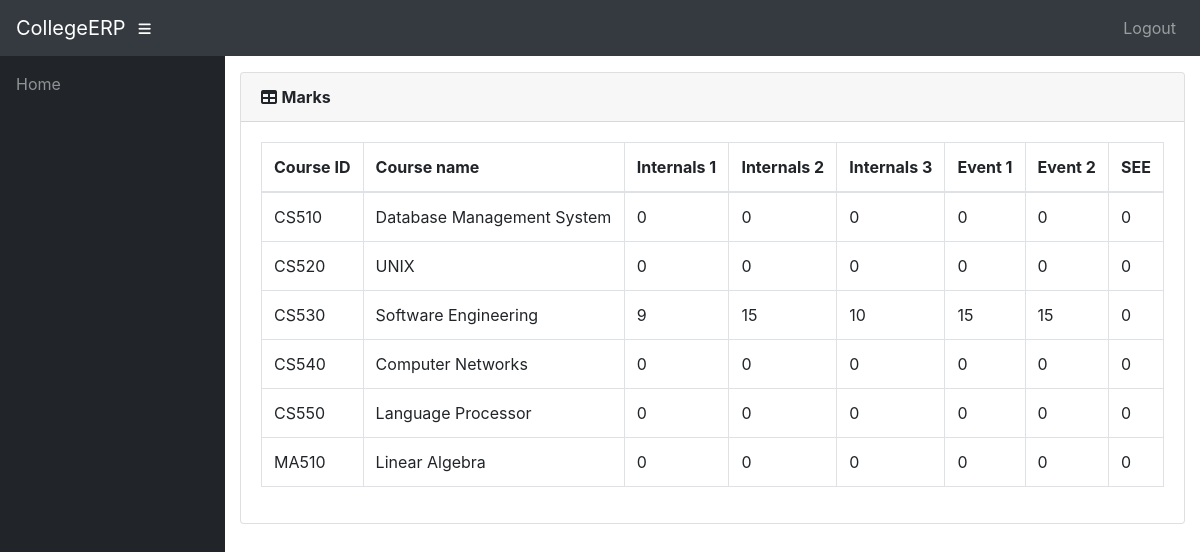
/info/student/CS08/marks_list/ (signed in), run on the app's committed database.
### info/models.py (models this page shows, shortened)
class StudentCourse(models.Model):
    student = models.ForeignKey(Student, on_delete=models.CASCADE)
    course = models.ForeignKey(Course, on_delete=models.CASCADE)
    class Meta:
        unique_together = (('student', 'course'),)
        verbose_name_plural = 'Marks'

class Course(models.Model):
    dept = models.ForeignKey(Dept, on_delete=models.CASCADE)
    id = models.CharField(primary_key='True', max_length=50)
    name = models.CharField(max_length=50)
    shortname = models.CharField(max_length=50, default='X')

class Marks(models.Model):
    studentcourse = models.ForeignKey(StudentCourse, on_delete=models.CASCADE)
    name = models.CharField(max_length=50, choices=test_name, default='Internal test 1')
    marks1 = models.IntegerField(default=0, validators=[MinValueValidator(0), MaxValueValidator(100)])
    class Meta:
        unique_together = (('studentcourse', 'name'),)

### info/views.py (the view)
# urls.py: path('student/<slug:stud_id>/marks_list/', views.marks_list, name='marks_list'),
@login_required()
def marks_list(request, stud_id):
    stud = Student.objects.get(USN=stud_id, )
    ass_list = Assign.objects.filter(class_id_id=stud.class_id)
    sc_list = []
    for ass in ass_list:
        try:
            sc = StudentCourse.objects.get(student=stud, course=ass.course)
        except StudentCourse.DoesNotExist:
            sc = StudentCourse(student=stud, course=ass.course)
            sc.save()
            sc.marks_set.create(type='I', name='Internal test 1')
            sc.marks_set.create(type='I', name='Internal test 2')
            sc.marks_set.create(type='I', name='Internal test 3')
            sc.marks_set.create(type='E', name='Event 1')
            sc.marks_set.create(type='E', name='Event 2')
            sc.marks_set.create(type='S', name='Semester End Exam')
        sc_list.append(sc)
    return render(request, 'info/marks_list.html', {'sc_list': sc_list})

### info/models.py (called while the page is built)
    @property
    def is_student(self):
        if hasattr(self, 'student'):
            return True
        return False

    @property
    def is_teacher(self):
        if hasattr(self, 'teacher'):
            return True
        return False

### info/templates/info/marks_list.html
{% extends 'info/base.html' %}
    {% load static %}
    {% block content %}
                  <div class="card mb-3">
            <div class="card-header">
              <i class="fas fa-table"></i>
            <b>Marks</b></div>
            <div class="card-body">
              <div class="table-responsive">
                <table class="table table-bordered" id="dataTable" width="100%" cellspacing="0">
                  <thead>
                    <tr>
                        <th>Course ID</th>
                        <th>Course name</th>
                        <th>Internals 1</th>
                        <th>Internals 2</th>
                        <th>Internals 3</th>
                        <th>Event 1</th>
                        <th>Event 2</th>
                        <th>SEE</th>
                    </tr>
                  </thead>
                  <tbody>
                    {% for sc in sc_list %}
                    <tr>
                        <td>{{ sc.course_id }}</td>
                        <td>{{sc.course.name}}</td>
                        {% for m in sc.marks_set.all %}
                            <td>{{ m.marks1 }}</td>
                        {% endfor %}
                    </tr>
                    {% empty %}
                            <p>student has no courses</p>
                    {% endfor %}
                  </tbody>
                </table>
              </div>
            </div>
          </div>
    {% endblock %}

### data on the page
StudentCourse: course_id "CS510", course.name "Database Management System"
Marks: marks1 "0"
Marks: marks1 "0"
Marks: marks1 "0"
Marks: marks1 "0"
Marks: marks1 "0"
Marks: marks1 "0"
StudentCourse: course_id "CS520", course.name "UNIX"
Marks: marks1 "0"
Marks: marks1 "0"
Marks: marks1 "0"
Marks: marks1 "0"
Marks: marks1 "0"
Marks: marks1 "0"
StudentCourse: course_id "CS530", course.name "Software Engineering"
Marks: marks1 "9"
Marks: marks1 "15"
Marks: marks1 "10"
Marks: marks1 "15"
Marks: marks1 "15"
Marks: marks1 "0"
StudentCourse: course_id "CS540", course.name "Computer Networks"
Marks: marks1 "0"
Marks: marks1 "0"
Marks: marks1 "0"
Marks: marks1 "0"
Marks: marks1 "0"
Marks: marks1 "0"
StudentCourse: course_id "CS550", course.name "Language Processor"
Marks: marks1 "0"
Marks: marks1 "0"
Marks: marks1 "0"
Marks: marks1 "0"
Marks: marks1 "0"
Marks: marks1 "0"
StudentCourse: course_id "MA510", course.name "Linear Algebra"
Marks: marks1 "0"
Marks: marks1 "0"
Marks: marks1 "0"
Marks: marks1 "0"
Marks: marks1 "0"
Marks: marks1 "0"
